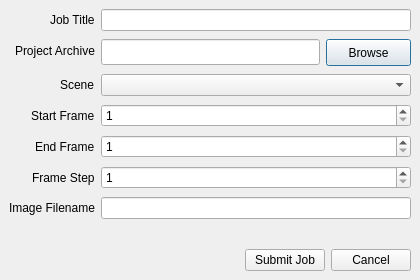
<?xml version="1.0" encoding="UTF-8"?>
<ui version="4.0">
 <class>SubmitMainWindow</class>
 <widget class="QDialog" name="SubmitMainWindow">
  <property name="enabled">
   <bool>true</bool>
  </property>
  <property name="geometry">
   <rect>
    <x>0</x>
    <y>0</y>
    <width>420</width>
    <height>280</height>
   </rect>
  </property>
  <property name="sizePolicy">
   <sizepolicy hsizetype="Preferred" vsizetype="Preferred">
    <horstretch>0</horstretch>
    <verstretch>0</verstretch>
   </sizepolicy>
  </property>
  <property name="minimumSize">
   <size>
    <width>420</width>
    <height>280</height>
   </size>
  </property>
  <property name="windowTitle">
   <string notr="true">qt-hpc</string>
  </property>
  <layout class="QVBoxLayout" name="verticalLayout">
   <item>
    <layout class="QFormLayout" name="formLayout">
     <property name="fieldGrowthPolicy">
      <enum>QFormLayout::AllNonFixedFieldsGrow</enum>
     </property>
     <property name="labelAlignment">
      <set>Qt::AlignRight|Qt::AlignTrailing|Qt::AlignVCenter</set>
     </property>
     <property name="horizontalSpacing">
      <number>6</number>
     </property>
     <property name="verticalSpacing">
      <number>8</number>
     </property>
     <item row="1" column="0">
      <widget class="QLabel" name="title_label">
       <property name="layoutDirection">
        <enum>Qt::LeftToRight</enum>
       </property>
       <property name="text">
        <string>Job Title</string>
       </property>
       <property name="alignment">
        <set>Qt::AlignLeading|Qt::AlignLeft|Qt::AlignVCenter</set>
       </property>
      </widget>
     </item>
     <item row="1" column="1">
      <widget class="QLineEdit" name="title_field"/>
     </item>
     <item row="2" column="0">
      <widget class="QLabel" name="project_label">
       <property name="minimumSize">
        <size>
         <width>0</width>
         <height>0</height>
        </size>
       </property>
       <property name="text">
        <string>Project Archive</string>
       </property>
       <property name="alignment">
        <set>Qt::AlignLeading|Qt::AlignLeft|Qt::AlignVCenter</set>
       </property>
      </widget>
     </item>
     <item row="2" column="1">
      <layout class="QHBoxLayout" name="horizontalLayout">
       <property name="spacing">
        <number>6</number>
       </property>
       <item>
        <widget class="QLineEdit" name="project_field">
         <property name="enabled">
          <bool>true</bool>
         </property>
         <property name="sizePolicy">
          <sizepolicy hsizetype="Expanding" vsizetype="Fixed">
           <horstretch>0</horstretch>
           <verstretch>0</verstretch>
          </sizepolicy>
         </property>
         <property name="minimumSize">
          <size>
           <width>161</width>
           <height>26</height>
          </size>
         </property>
         <property name="readOnly">
          <bool>true</bool>
         </property>
        </widget>
       </item>
       <item>
        <widget class="QPushButton" name="browse_button">
         <property name="minimumSize">
          <size>
           <width>85</width>
           <height>27</height>
          </size>
         </property>
         <property name="text">
          <string>Browse</string>
         </property>
        </widget>
       </item>
      </layout>
     </item>
     <item row="3" column="0">
      <widget class="QLabel" name="scene_label">
       <property name="text">
        <string>Scene</string>
       </property>
      </widget>
     </item>
     <item row="3" column="1">
      <widget class="QComboBox" name="scene_field"/>
     </item>
     <item row="4" column="0">
      <widget class="QLabel" name="start_label">
       <property name="text">
        <string>Start Frame</string>
       </property>
      </widget>
     </item>
     <item row="4" column="1">
      <widget class="QSpinBox" name="start_field">
       <property name="minimum">
        <number>1</number>
       </property>
       <property name="maximum">
        <number>999999999</number>
       </property>
      </widget>
     </item>
     <item row="5" column="0">
      <widget class="QLabel" name="end_label">
       <property name="text">
        <string>End Frame</string>
       </property>
      </widget>
     </item>
     <item row="5" column="1">
      <widget class="QSpinBox" name="end_field">
       <property name="minimum">
        <number>1</number>
       </property>
       <property name="maximum">
        <number>999999999</number>
       </property>
      </widget>
     </item>
     <item row="6" column="0">
      <widget class="QLabel" name="step_label">
       <property name="text">
        <string>Frame Step</string>
       </property>
      </widget>
     </item>
     <item row="6" column="1">
      <widget class="QSpinBox" name="step_field">
       <property name="minimum">
        <number>1</number>
       </property>
       <property name="maximum">
        <number>999999999</number>
       </property>
      </widget>
     </item>
     <item row="7" column="0">
      <widget class="QLabel" name="output_lable">
       <property name="text">
        <string>Image Filename</string>
       </property>
      </widget>
     </item>
     <item row="7" column="1">
      <widget class="QLineEdit" name="output_field">
       <property name="toolTip">
        <string/>
       </property>
      </widget>
     </item>
     <item row="8" column="1">
      <layout class="QHBoxLayout" name="horizontalLayout_3">
       <property name="spacing">
        <number>24</number>
       </property>
      </layout>
     </item>
    </layout>
   </item>
   <item>
    <layout class="QHBoxLayout" name="horizontalLayout_2">
     <item>
      <spacer name="horizontalSpacer">
       <property name="orientation">
        <enum>Qt::Horizontal</enum>
       </property>
       <property name="sizeHint" stdset="0">
        <size>
         <width>40</width>
         <height>20</height>
        </size>
       </property>
      </spacer>
     </item>
     <item>
      <widget class="QPushButton" name="submit_button">
       <property name="text">
        <string>Submit Job</string>
       </property>
      </widget>
     </item>
     <item>
      <widget class="QPushButton" name="cancel_button">
       <property name="text">
        <string>Cancel</string>
       </property>
      </widget>
     </item>
    </layout>
   </item>
  </layout>
 </widget>
 <layoutdefault spacing="6" margin="9"/>
 <resources/>
 <connections>
  <connection>
   <sender>browse_button</sender>
   <signal>clicked()</signal>
   <receiver>SubmitMainWindow</receiver>
   <slot>browse()</slot>
   <hints>
    <hint type="sourcelabel">
     <x>388</x>
     <y>77</y>
    </hint>
    <hint type="destinationlabel">
     <x>399</x>
     <y>249</y>
    </hint>
   </hints>
  </connection>
  <connection>
   <sender>cancel_button</sender>
   <signal>clicked()</signal>
   <receiver>SubmitMainWindow</receiver>
   <slot>quit()</slot>
   <hints>
    <hint type="sourcelabel">
     <x>144</x>
     <y>220</y>
    </hint>
    <hint type="destinationlabel">
     <x>141</x>
     <y>249</y>
    </hint>
   </hints>
  </connection>
  <connection>
   <sender>submit_button</sender>
   <signal>clicked()</signal>
   <receiver>SubmitMainWindow</receiver>
   <slot>submit_job()</slot>
   <hints>
    <hint type="sourcelabel">
     <x>346</x>
     <y>225</y>
    </hint>
    <hint type="destinationlabel">
     <x>343</x>
     <y>249</y>
    </hint>
   </hints>
  </connection>
 </connections>
 <slots>
  <slot>browse()</slot>
  <slot>quit()</slot>
  <slot>submit_job()</slot>
 </slots>
</ui>
